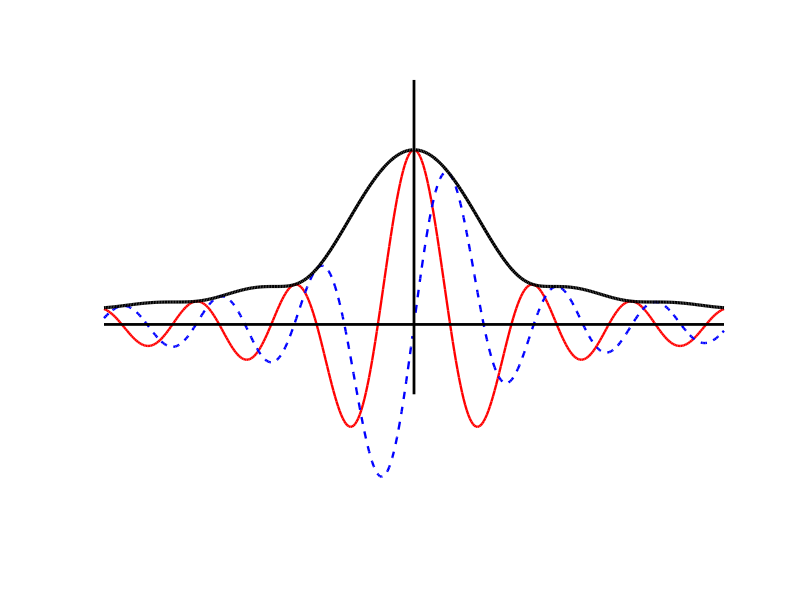

Source code (MATLAB):
% Построение графиков функций Av, Bv и модуля спектральной плотности
% треугольного импульса v(t)
%------------------------------------------------
clear all
figure('Color', 'w');
hold on

% Введём обозначение:  x = omega*T
x = -20:0.1:20;

Av = (cos(x)-1)./x.^2 + sin(x)./x;
plot(x, Av, 'r-', 'LineWidth', 1.7)
Bv = sin(x)./x.^2 - cos(x)./x;
plot(x, Bv, 'b--', 'LineWidth', 1.7)
V = sqrt(Av.^2 + Bv.^2);
plot(x, V, 'k-', 'LineWidth', 2.3)

axis([-20 20 -0.6 0.8])
% Горизонтальная ось
line([-20 20], [0 0], 'LineWidth', 2, 'Color', 'k');
% Вертикальная ось
line([0 0], [-0.2 0.7], 'LineWidth', 2, 'Color', 'k');
set(gca, 'Visible', 'off')